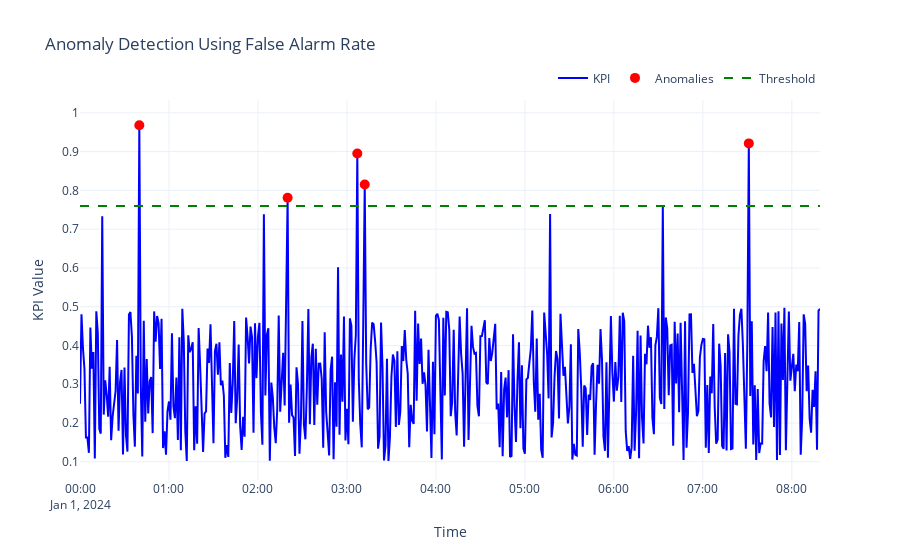

Notebook code for this chart:
### Code cell
# Create the main line plot for KPI values
fig = go.Figure()

# Add the KPI line plot
fig.add_trace(go.Scatter(
    x=data['timestamp'],
    y=data['kpi'],
    mode='lines',
    name='KPI',
    line=dict(color='blue', width=2)
))

# Add anomalies as a scatter plot
fig.add_trace(go.Scatter(
    x=anomalies['timestamp'],
    y=anomalies['kpi'],
    mode='markers',
    name='Anomalies',
    marker=dict(color='red', size=10, symbol='circle'),
    hoverinfo='x+y'
))

# Add a horizontal line for the threshold
fig.add_trace(go.Scatter(
    x=data['timestamp'],
    y=[threshold] * len(data),
    mode='lines',
    name='Threshold',
    line=dict(color='green', width=2, dash='dash')
))

# Update layout for better visualization
fig.update_layout(
    title='Anomaly Detection Using False Alarm Rate',
    xaxis_title='Time',
    yaxis_title='KPI Value',
    legend=dict(orientation='h', yanchor='bottom', y=1.02, xanchor='right', x=1),
    template='plotly_white'
)

fig.show()

### Figure 1 — Plotly figure (JSON) as saved in the notebook; plotly's stock layout.template omitted (floating-point values rounded to 4 significant figures; data arrays with more than 128 entries replaced by an {"elided": "..."} marker saying what was removed)
{"data": [{"line": {"color": "blue", "width": 2}, "mode": "lines", "name": "KPI", "type": "scatter", "x": {"elided": "500 str values"}, "y": {"elided": "500 float values"}}, {"hoverinfo": "x+y", "marker": {"color": "red", "size": 10, "symbol": "circle"}, "mode": "markers", "name": "Anomalies", "type": "scatter", "x": ["2024-01-01T00:40:00", "2024-01-01T02:20:00", "2024-01-01T03:07:00", "2024-01-01T03:12:00", "2024-01-01T07:31:00"], "y": [0.9679, 0.7809, 0.895, 0.815, 0.9211]}, {"line": {"color": "green", "dash": "dash", "width": 2}, "mode": "lines", "name": "Threshold", "type": "scatter", "x": {"elided": "500 str values"}, "y": {"elided": "500 float values"}}], "layout": {"legend": {"orientation": "h", "x": 1, "xanchor": "right", "y": 1.02, "yanchor": "bottom"}, "title": {"text": "Anomaly Detection Using False Alarm Rate"}, "xaxis": {"title": {"text": "Time"}}, "yaxis": {"title": {"text": "KPI Value"}}}}
